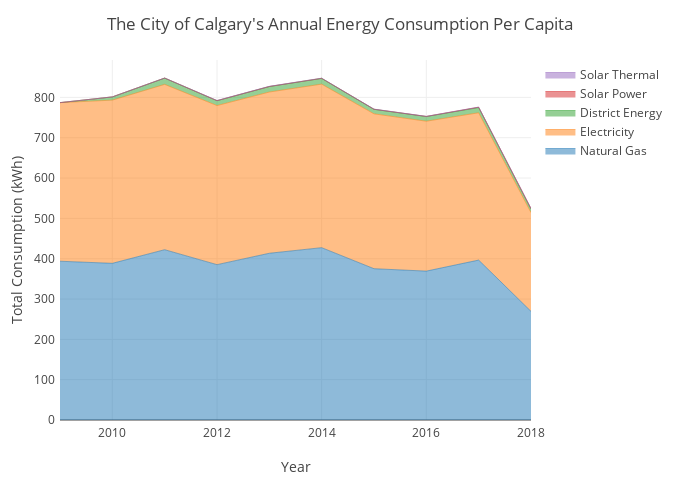

Notebook code cell kept with this figure:
### Code cell
# 1D) Stacked area plot PER CAPITA

Natural_Gas2 = dict(x=years,y=annual020['Natural Gas'], name='Natural Gas',hoverinfo='x+y',
    mode='lines',line=dict(width=0.5, color= colnatgas),stackgroup='one')

Electricity2 = dict(x=years,y=annual020['Electricity'],name='Electricity',hoverinfo='x+y',
    mode='lines',line=dict(width=0.5,color=colelec),stackgroup='one')

District_Energy2 = dict(x=years, y=annual020['District Energy'],name='District Energy',
    hoverinfo='x+y',mode='lines', line=dict(width=0.5, color=coldistrict), stackgroup='one')

Solar_Energy2 = dict(x=years,y=annual020['Solar Power'],name='Solar Power',hoverinfo='x+y',
    mode='lines',line=dict(width=0.5,color=colsolpower),stackgroup='one')

Solar_Thermal2 = dict(x=years,y=annual020['Solar Thermal'], name='Solar Thermal',hoverinfo='x+y',
    mode='lines',line=dict(width=0.5,color=colsoltherm),stackgroup='one')

data31 = [Natural_Gas2, Electricity2, District_Energy2,Solar_Energy2,Solar_Thermal2]

layout31 = go.Layout(title = 'The City of Calgary\'s Annual Energy Consumption Per Capita',
                    xaxis = dict(title = 'Year'),
                    yaxis = dict(title = 'Total Consumption (kWh)'), 
                      width= wid, height = hei, margin=go.Margin(l=mar,r=mar,b=mar,t=mar, pad=4))


fig31 = dict(data=data31, layout = layout31)
py.iplot(fig31)

### Figure 1 — Plotly figure (JSON) as saved in the notebook; plotly's stock layout.template omitted (floating-point values rounded to 4 significant figures)
{"data": [{"hoverinfo": "x+y", "line": {"color": "rgb(31,119,180)", "width": 0.5}, "mode": "lines", "name": "Natural Gas", "stackgroup": "one", "type": "scatter", "uid": "288e37b8-d3de-11e8-a033-6c71d92ba7c2", "x": ["2009", "2010", "2011", "2012", "2013", "2014", "2015", "2016", "2017", "2018"], "y": [393.7, 388.5, 422.3, 385.2, 413.5, 427.3, 375.2, 369.2, 396.5, 269.4]}, {"hoverinfo": "x+y", "line": {"color": "rgb(255,127,14)", "width": 0.5}, "mode": "lines", "name": "Electricity", "stackgroup": "one", "type": "scatter", "uid": "288e37b9-d3de-11e8-8958-6c71d92ba7c2", "x": ["2009", "2010", "2011", "2012", "2013", "2014", "2015", "2016", "2017", "2018"], "y": [393.3, 404.7, 409.9, 394.5, 399.8, 405.5, 384.0, 371.7, 365.3, 244.9]}, {"hoverinfo": "x+y", "line": {"color": "rgb(44,160,44)", "width": 0.5}, "mode": "lines", "name": "District Energy", "stackgroup": "one", "type": "scatter", "uid": "288e37ba-d3de-11e8-9214-6c71d92ba7c2", "x": ["2009", "2010", "2011", "2012", "2013", "2014", "2015", "2016", "2017", "2018"], "y": [null, 8.025, 15.66, 12.13, 13.61, 14.31, 11.27, 11.62, 12.97, 8.566]}, {"hoverinfo": "x+y", "line": {"color": "rgb(214,39,40)", "width": 0.5}, "mode": "lines", "name": "Solar Power", "stackgroup": "one", "type": "scatter", "uid": "288e37bb-d3de-11e8-b3d3-6c71d92ba7c2", "x": ["2009", "2010", "2011", "2012", "2013", "2014", "2015", "2016", "2017", "2018"], "y": [null, 2.333e-05, 0.002552, 0.002874, 0.002681, 0.02908, 0.07964, 0.1841, 0.9189, 1.676]}, {"hoverinfo": "x+y", "line": {"color": "rgb(148,103,189)", "width": 0.5}, "mode": "lines", "name": "Solar Thermal", "stackgroup": "one", "type": "scatter", "uid": "288e37bc-d3de-11e8-af70-6c71d92ba7c2", "x": ["2009", "2010", "2011", "2012", "2013", "2014", "2015", "2016", "2017", "2018"], "y": [null, null, 0.1709, 0.5232, 0.5449, 0.4504, 0.4053, 0.208, 0.2256, 0.1547]}], "layout": {"height": 480, "margin": {"b": 60, "l": 60, "pad": 4, "r": 60, "t": 60}, "title": "The City of Calgary's Annual Energy Consumption Per Capita", "width": 680, "xaxis": {"title": "Year"}, "yaxis": {"title": "Total Consumption (kWh)"}}}
